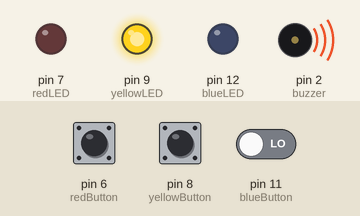
This sketch was run on a simulated Arduino Uno, built with avr-gcc and run on an emulated ATmega328P. Parts: output pins drawn as LEDs (lit = HIGH), buzzer (waves = sounding). The test bench sets the inputs (shaded band); at power-on: pin 6 (redButton) HIGH, pin 8 (yellowButton) LOW, pin 11 (blueButton) LOW.

Above: at 1.2 s.
1.3 s: pin 6 (redButton) pulled LOW for 0.15 s
At 1.37 s:
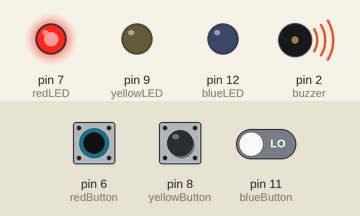
2.9 s: pin 8 (yellowButton) pulled HIGH for 0.15 s
At 2.97 s:
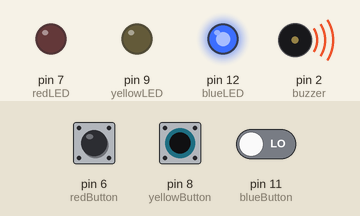
4.5 s: pin 8 (yellowButton) pulled HIGH for 3.2 s
At 8.0 s:
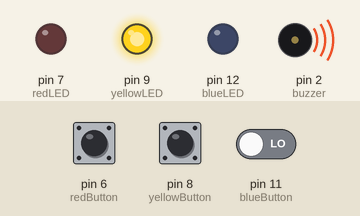
9.2 s: pin 6 (redButton) pulled LOW for 3.2 s
At 10.3 s:
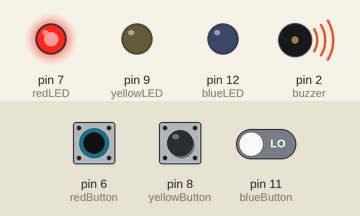
13.9 s: pin 8 (yellowButton) driven HIGH and pin 11 (blueButton) driven HIGH
At 15.1 s:
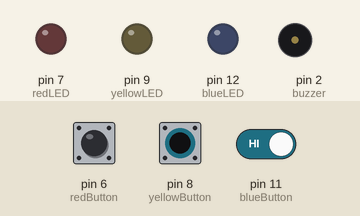
15.4 s: pin 8 (yellowButton) driven LOW
At 16.3 s:
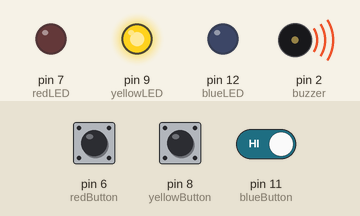
Timing chart, 0 to 17.9 s (numbered marks = the images above; inputs shaded):
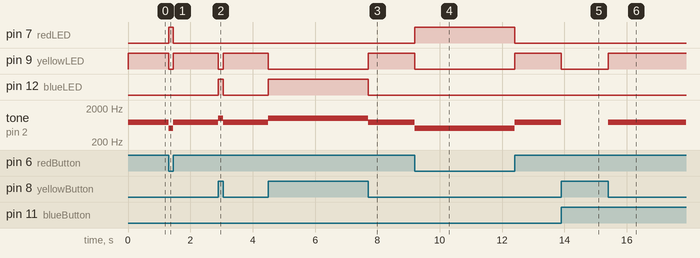

Measured:
- after the input at 1.3 s, pin 7 (redLED): LOW → HIGH at once, → LOW 0.15 s later; pin 9 (yellowLED): HIGH → LOW at once, → HIGH 0.15 s later; tone on pin 2 (buzzer): 750 Hz → 500 Hz at once, → 750 Hz 0.15 s later
- after the input at 2.9 s, pin 9 (yellowLED): HIGH → LOW at once, → HIGH 0.15 s later; pin 12 (blueLED): LOW → HIGH at once, → LOW 0.15 s later; tone on pin 2 (buzzer): 750 Hz → 1000 Hz at once, → 750 Hz 0.15 s later
- after the input at 4.5 s, pin 9 (yellowLED): HIGH → LOW at once, → HIGH 3.2 s later; pin 12 (blueLED): LOW → HIGH at once, → LOW 3.2 s later; tone on pin 2 (buzzer): 750 Hz → 1000 Hz at once, → 750 Hz 3.2 s later
- after the input at 9.2 s, pin 7 (redLED): LOW → HIGH at once, → LOW 3.2 s later; pin 9 (yellowLED): HIGH → LOW at once, → HIGH 3.2 s later; tone on pin 2 (buzzer): 750 Hz → 500 Hz at once, → 750 Hz 3.2 s later
- after the input at 13.9 s, pin 9 (yellowLED): HIGH → LOW at once; tone on pin 2 (buzzer): 750 Hz → silent at once
- after the input at 15.4 s, pin 9 (yellowLED): LOW → HIGH at once; tone on pin 2 (buzzer): silent → 750 Hz at once

The sketch:

Button_Lights_with_Buzzer.ino
```cpp
//LEDs
const int blueLED = 12;
const int yellowLED = 9;
const int redLED = 7;

//buttons
const int blueButton = 11;
const int yellowButton = 8;
const int redButton = 6;

//buzzer
const int buzzer = 2;
const int blueTone = 1000;
const int yellowTone = 750;
const int redTone = 500;
const int toneTime = 300;

void setup()
{
  //button input
  pinMode(redButton, INPUT);
  pinMode(yellowButton, INPUT);
  pinMode(blueButton, INPUT);
  //LED output
  pinMode(redLED, OUTPUT);
  pinMode(yellowLED, OUTPUT);
  pinMode(blueLED, OUTPUT);
  //buzzer output
  pinMode(buzzer, OUTPUT);
}

void loop()
{
  setLED(readButtons());
  playTone(readButtons());
}

//readButtons returns a specific number 1-3 for
//each button pressed, and 0 otherwise
int readButtons() {
  if(digitalRead(redButton) == LOW)
      return 1;
  else if(digitalRead(yellowButton) == LOW)
      return 2;
  else if(digitalRead(blueButton) == LOW)
      return 3;
  else
      return 0;
}

//setLED takes in an int and calls setLEDs based on the int
void setLED(int num) {
  switch(num) {
      case 0:
          setLEDs(false, false, false);
          break;
      case 1:
          setLEDs(true, false, false);
          break;
      case 2:
          setLEDs(false, true, false);
          break;
      case 3:
          setLEDs(false, false, true);
          break;
  }
}

//setLEDs takes boolean inputs and uses them to
//determine which LEDs should be on/off
void setLEDs(boolean red, boolean yellow, boolean blue) {
  if (red)
      digitalWrite(redLED, HIGH);
  else
      digitalWrite(redLED, LOW);
  if (yellow)
      digitalWrite(yellowLED, HIGH);
  else
      digitalWrite(yellowLED, LOW);
  if (blue)
      digitalWrite(blueLED, HIGH);
  else
      digitalWrite(blueLED, LOW);
}

//playTone takes takes int input and makes
//a tone or is silent based on the int
void playTone(int num) {
  switch(num) {
      case 0:
          noTone(buzzer);
          break;
      case 1:
          tone(buzzer, redTone, toneTime);
          break;
      case 2:
          tone(buzzer, yellowTone, toneTime);
          break;
      case 3:
          tone(buzzer, blueTone, toneTime);
  }
}
```
